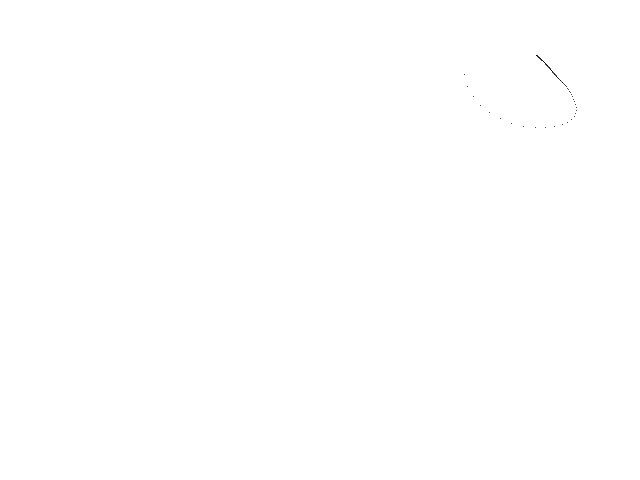
Frame 1 (no input)
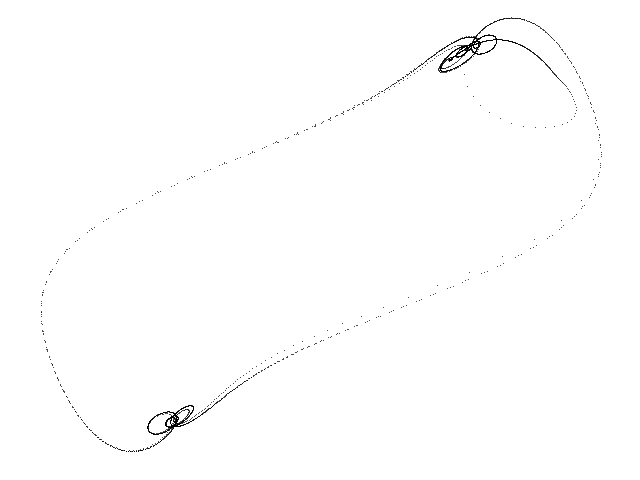
Frame 60 (the mouse pressed at the canvas centre just before this capture)
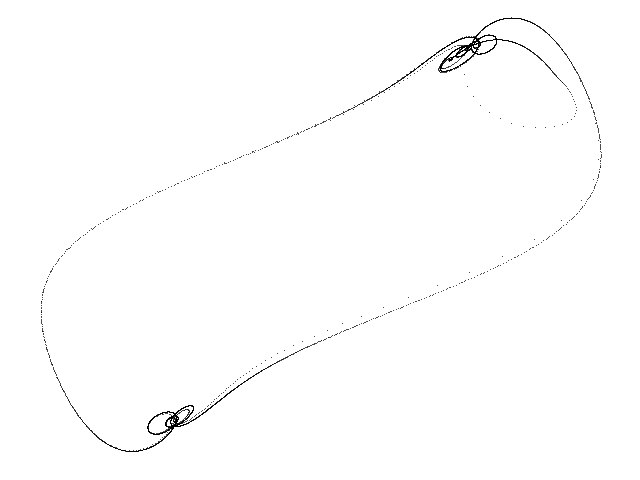
Frame 120 (the mouse held since frame 60 and released just before this capture)

The Processing sketch that drew these frames (run headless with seeded random() and noise(); from frame 60 on, the mouse is pressed at the canvas centre):

// Processing sketch: Strizhak_Kawczynski
// ── Strizhak_Kawczynski.pde
// Strizhak-Kawczynski chaotic attractor //

  float x = 0.1;
  float y = 0.0;
  float z = 0.0;
  float dt = 0.08;
  float a = 150.0;
  float b = 436.6;
  float b1 = 3.714;
  float b2 = 21.7;
  float q = 0.07;
  float r = 0.101115;
  float ax1 = 10.0;
  float ax2 = 11.0;
  float ax3 = 20.0;


void setup() {
  
  size(640, 480);
  background(255);
  
}

void draw() {
  
  for (int i=0; i<100; i++) {
    
    float nx = x;
    float ny = y;
    float nz = z;
        
    x = nx + dt * (r * (ny - (nx - ax1) * (nx - ax2) * (nx - ax3) -a));
    y = ny + dt * (b - b1 * nz - b2 * nx - ny);
    z = nz + dt * (q * (nx - nz)); 
  
    point(-430 + (55 * x), -30 + (3 * y));
        
  }

}
